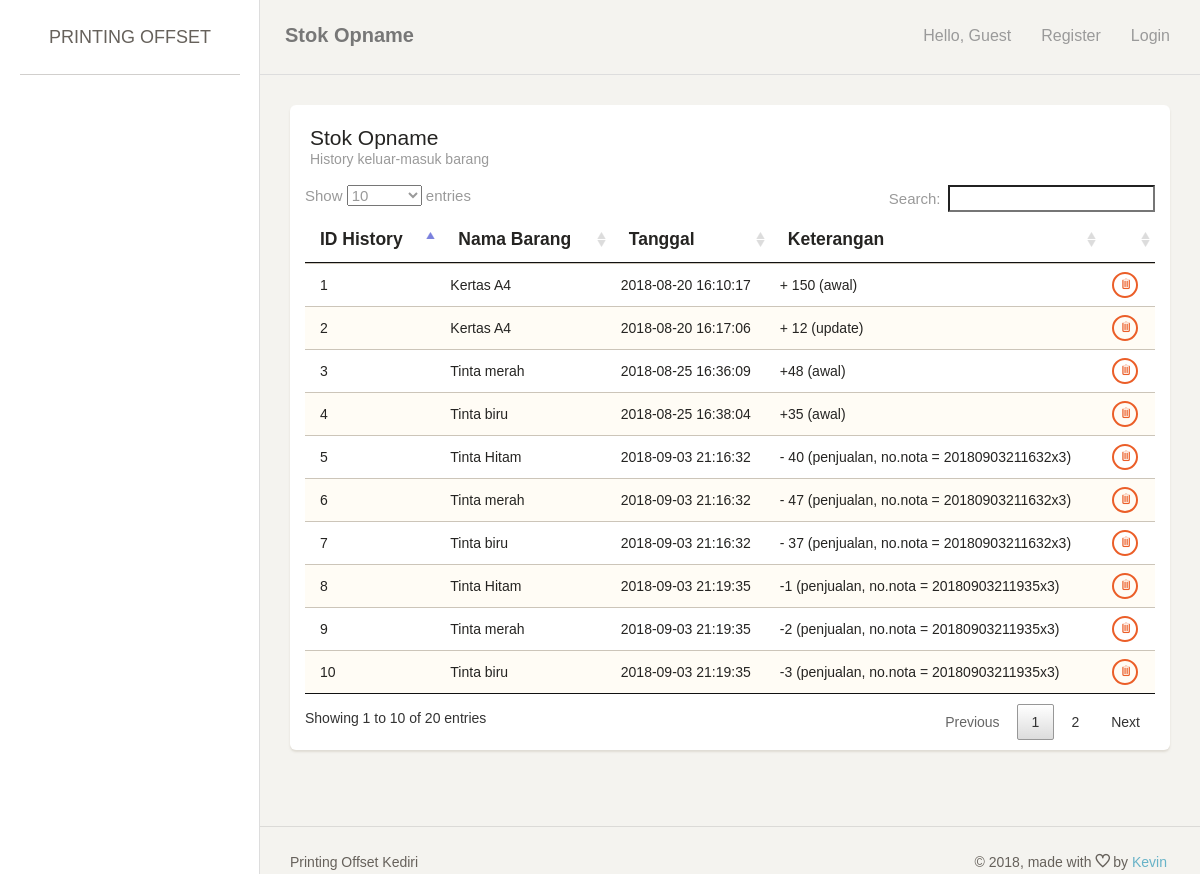
Page /index.php/historybarang on the committed database.
### tables this page shows
CREATE TABLE `history` (
  `id_history` int(11) NOT NULL,
  `id_varian` int(11) NOT NULL,
  `tanggal` datetime DEFAULT CURRENT_TIMESTAMP,
  `deskripsi` varchar(255) NOT NULL
);

CREATE TABLE `varian` (
  `id_varian` int(11) NOT NULL,
  `id_jenis_barang` int(11) NOT NULL,
  `id_ukuran_kertas` int(11) DEFAULT NULL,
  `id_jenis_kertas` int(11) DEFAULT NULL,
  `nama_varian` varchar(255) DEFAULT NULL,
  `jumlah` int(11) DEFAULT NULL,
  `stock_awal` int(11) DEFAULT NULL,
  `stock` int(11) DEFAULT NULL,
  `warna` varchar(255) DEFAULT NULL,
  `harga_beli` int(11) DEFAULT NULL,
  `harga_jual` int(11) DEFAULT NULL,
  `warning` int(11) NOT NULL DEFAULT '100'
);

### application/controllers/HistoryBarang.php (called while the page is built, shortened)
<?php
class HistoryBarang extends CI_Controller {
	public function index() {
		$this->lst();
	}
	public function lst() {
		if ($_SESSION['printer']['user']['role'] == 0){
			$data['page_title'] = 'Stok Opname';
			$data['page_note'] = 'History keluar-masuk barang';
			$data['row'] = $this->MBarang->getAllHistory();
			$this->load->view('header', $data);
			$this->load->view('historybarang_list', $data);
			$this->load->view('footer', $data);
		} else {
			redirect('login');
		}
	}
}

### index.php (called while the page is built, shortened)
<?php
require_once BASEPATH.'core/CodeIgniter.php';

### application/models/Barang_model.php (called while the page is built, shortened)
<?php
class Barang_model extends CI_Model {
	public function getAllHistory() {
		$this->db->from('history h, varian b');
		$this->db->where('h.id_varian = b.id_varian');
		$this->db->order_by('h.tanggal', 'desc');
		return $this->db->get()->result_array();
	}
}

### application/views/historybarang_list.php (the view, shortened to what this page needs)
<div class="content">
    <div class="container-fluid">
        <div class="row">
            <div class="col-md-12">
                <div class="card">
                    <div class="header">
                        <h4 class="title"><?= $page_title; ?></h4>
                        <p class="category"><?= $page_note; ?></p>
                    </div>
                    <div class="content table-responsive">
                        <table id="myTable" class="table table-striped">
                            <thead><tr>
                                <th>ID History</th>
                                <th>Nama Barang</th>
                                <th>Tanggal</th>
                                <th>Keterangan</th>
                                <th></th>
                            </tr></thead>
                            <tbody>
                                <?php foreach ($row as $key => $value) {
                                    ?>
                                    <tr>
                                        <td><?= $value['id_history']; ?></td>
                                        <td><?= $value['nama_varian']; ?></td>
                                        <td><?= $value['tanggal']; ?></td>
                                        <td><?= $value['deskripsi']; ?></td>
                                        <td align="center">
                                            <a href="<?= site_url('historybarang/delete/'.$value['id_history']); ?>" class="btn btn-danger btn-xs"><span class="ti-trash" title="Delete"></span></a>
                                        </td>
                                    </tr>
                                    <?php
                                } ?>
                            </tbody>
                        </table>
                    </div>
                </div>
            </div>
        </div>
    </div>
</div>

### rows in the picture
history: id_history "10", id_varian.nama_varian "Tinta biru", tanggal "2018-09-03 21:19:35", deskripsi "-3 (penjualan, no.nota = 20180903211935x3)"
history: id_history "9", id_varian.nama_varian "Tinta merah", tanggal "2018-09-03 21:19:35", deskripsi "-2 (penjualan, no.nota = 20180903211935x3)"
history: id_history "8", id_varian.nama_varian "Tinta Hitam", tanggal "2018-09-03 21:19:35", deskripsi "-1 (penjualan, no.nota = 20180903211935x3)"
history: id_history "5", id_varian.nama_varian "Tinta Hitam", tanggal "2018-09-03 21:16:32", deskripsi "- 40 (penjualan, no.nota = 20180903211632x3)"
history: id_history "6", id_varian.nama_varian "Tinta merah", tanggal "2018-09-03 21:16:32", deskripsi "- 47 (penjualan, no.nota = 20180903211632x3)"
history: id_history "7", id_varian.nama_varian "Tinta biru", tanggal "2018-09-03 21:16:32", deskripsi "- 37 (penjualan, no.nota = 20180903211632x3)"
history: id_history "4", id_varian.nama_varian "Tinta biru", tanggal "2018-08-25 16:38:04", deskripsi "+35 (awal)"
history: id_history "3", id_varian.nama_varian "Tinta merah", tanggal "2018-08-25 16:36:09", deskripsi "+48 (awal)"
history: id_history "2", id_varian.nama_varian "Kertas A4", tanggal "2018-08-20 16:17:06", deskripsi "+ 12 (update)"
history: id_history "1", id_varian.nama_varian "Kertas A4", tanggal "2018-08-20 16:10:17", deskripsi "+ 150 (awal)"

### other values in the picture
$page_title "Stok Opname"
$page_note "History keluar-masuk barang"
